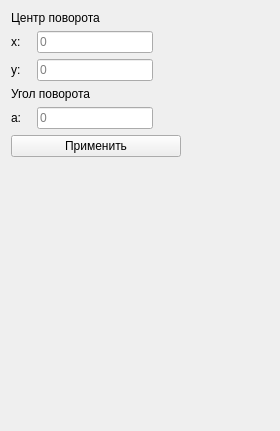
<?xml version="1.0" encoding="UTF-8"?>
<ui version="4.0">
 <class>RotateParameters</class>
 <widget class="QWidget" name="RotateParameters">
  <property name="geometry">
   <rect>
    <x>0</x>
    <y>0</y>
    <width>279</width>
    <height>431</height>
   </rect>
  </property>
  <property name="windowTitle">
   <string>Form</string>
  </property>
  <layout class="QVBoxLayout" name="verticalLayout">
   <item>
    <widget class="QLabel" name="label">
     <property name="text">
      <string>Центр поворота</string>
     </property>
    </widget>
   </item>
   <item>
    <layout class="QHBoxLayout" name="horizontalLayout_2">
     <item>
      <widget class="QLabel" name="centerX_label">
       <property name="minimumSize">
        <size>
         <width>20</width>
         <height>0</height>
        </size>
       </property>
       <property name="maximumSize">
        <size>
         <width>20</width>
         <height>16777215</height>
        </size>
       </property>
       <property name="text">
        <string>x:</string>
       </property>
      </widget>
     </item>
     <item>
      <widget class="QLineEdit" name="centerX_lineEdit">
       <property name="minimumSize">
        <size>
         <width>100</width>
         <height>0</height>
        </size>
       </property>
       <property name="maximumSize">
        <size>
         <width>200</width>
         <height>16777215</height>
        </size>
       </property>
       <property name="placeholderText">
        <string>0</string>
       </property>
      </widget>
     </item>
     <item>
      <spacer name="horizontalSpacer_2">
       <property name="orientation">
        <enum>Qt::Horizontal</enum>
       </property>
       <property name="sizeHint" stdset="0">
        <size>
         <width>40</width>
         <height>20</height>
        </size>
       </property>
      </spacer>
     </item>
    </layout>
   </item>
   <item>
    <layout class="QHBoxLayout" name="horizontalLayout">
     <item>
      <widget class="QLabel" name="centerY_label">
       <property name="sizePolicy">
        <sizepolicy hsizetype="MinimumExpanding" vsizetype="Preferred">
         <horstretch>0</horstretch>
         <verstretch>0</verstretch>
        </sizepolicy>
       </property>
       <property name="minimumSize">
        <size>
         <width>20</width>
         <height>0</height>
        </size>
       </property>
       <property name="maximumSize">
        <size>
         <width>20</width>
         <height>16777215</height>
        </size>
       </property>
       <property name="text">
        <string>y:</string>
       </property>
      </widget>
     </item>
     <item>
      <widget class="QLineEdit" name="centerY_lineEdit">
       <property name="minimumSize">
        <size>
         <width>100</width>
         <height>0</height>
        </size>
       </property>
       <property name="maximumSize">
        <size>
         <width>200</width>
         <height>16777215</height>
        </size>
       </property>
       <property name="placeholderText">
        <string>0</string>
       </property>
      </widget>
     </item>
     <item>
      <spacer name="horizontalSpacer">
       <property name="orientation">
        <enum>Qt::Horizontal</enum>
       </property>
       <property name="sizeHint" stdset="0">
        <size>
         <width>40</width>
         <height>20</height>
        </size>
       </property>
      </spacer>
     </item>
    </layout>
   </item>
   <item>
    <widget class="QLabel" name="label_2">
     <property name="text">
      <string>Угол поворота</string>
     </property>
    </widget>
   </item>
   <item>
    <layout class="QHBoxLayout" name="horizontalLayout_4">
     <item>
      <widget class="QLabel" name="angle_label">
       <property name="sizePolicy">
        <sizepolicy hsizetype="MinimumExpanding" vsizetype="Preferred">
         <horstretch>0</horstretch>
         <verstretch>0</verstretch>
        </sizepolicy>
       </property>
       <property name="minimumSize">
        <size>
         <width>20</width>
         <height>0</height>
        </size>
       </property>
       <property name="maximumSize">
        <size>
         <width>20</width>
         <height>16777215</height>
        </size>
       </property>
       <property name="text">
        <string>a:</string>
       </property>
      </widget>
     </item>
     <item>
      <widget class="QLineEdit" name="angle_lineEdit">
       <property name="minimumSize">
        <size>
         <width>100</width>
         <height>0</height>
        </size>
       </property>
       <property name="maximumSize">
        <size>
         <width>200</width>
         <height>16777215</height>
        </size>
       </property>
       <property name="placeholderText">
        <string>0</string>
       </property>
      </widget>
     </item>
     <item>
      <spacer name="horizontalSpacer_4">
       <property name="orientation">
        <enum>Qt::Horizontal</enum>
       </property>
       <property name="sizeHint" stdset="0">
        <size>
         <width>40</width>
         <height>20</height>
        </size>
       </property>
      </spacer>
     </item>
    </layout>
   </item>
   <item>
    <layout class="QHBoxLayout" name="horizontalLayout_3">
     <item>
      <widget class="QPushButton" name="rotate_pushButton">
       <property name="sizePolicy">
        <sizepolicy hsizetype="Expanding" vsizetype="Fixed">
         <horstretch>0</horstretch>
         <verstretch>0</verstretch>
        </sizepolicy>
       </property>
       <property name="minimumSize">
        <size>
         <width>170</width>
         <height>0</height>
        </size>
       </property>
       <property name="maximumSize">
        <size>
         <width>225</width>
         <height>16777215</height>
        </size>
       </property>
       <property name="text">
        <string>Применить</string>
       </property>
      </widget>
     </item>
     <item>
      <spacer name="horizontalSpacer_3">
       <property name="orientation">
        <enum>Qt::Horizontal</enum>
       </property>
       <property name="sizeHint" stdset="0">
        <size>
         <width>40</width>
         <height>20</height>
        </size>
       </property>
      </spacer>
     </item>
    </layout>
   </item>
   <item>
    <spacer name="verticalSpacer">
     <property name="orientation">
      <enum>Qt::Vertical</enum>
     </property>
     <property name="sizeHint" stdset="0">
      <size>
       <width>258</width>
       <height>232</height>
      </size>
     </property>
    </spacer>
   </item>
  </layout>
 </widget>
 <resources/>
 <connections/>
</ui>
